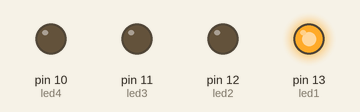
This sketch was run on a simulated Arduino Uno, built with avr-gcc and run on an emulated ATmega328P. Shown: output pins drawn as LEDs (lit = HIGH).

Above: at 0.5 s.
At 2.5 s:
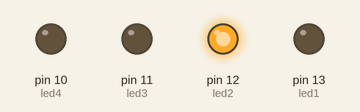
At 4.5 s:
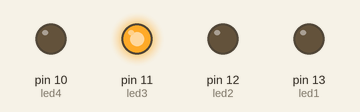
At 6.5 s:
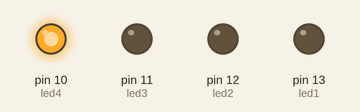
At 9.5 s:
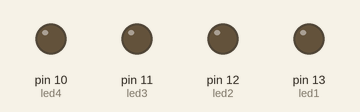
Timing chart, 0 to 10.4 s (numbered marks = the images above):
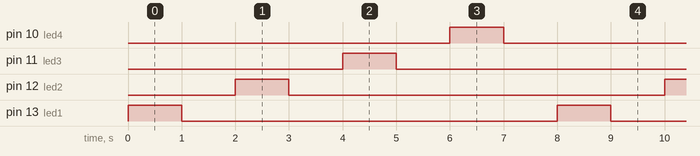

The sketch:

blikani.ino
```cpp
// 05.01.2022 Caras Matyá  IT2A
// Úkol è.2   Blikání led D13

#define led1 13
#define led2 12
#define led3 11
#define led4 10

int vybrana = led1;
void setup()
{
	pinMode(led1,OUTPUT);
	pinMode(led2,OUTPUT);
	pinMode(led3,OUTPUT);
	pinMode(led4,OUTPUT);
}
void loop()
{
	digitalWrite(vybrana, HIGH);// zapi  logickou úroveò 1 (HIGH) na pin 13
	delay(1000); // èekej 1000ms
	digitalWrite(vybrana, LOW); // zapi  logickou úroveò 0 (LOW) na pin 13
	delay(1000); // èekej 1000ms

	if(vybrana == led1){
	vybrana = led2;
	}
	else if(vybrana == led2){
	vybrana = led3;
	}
	else if(vybrana == led3){
	vybrana = led4;
	}
	else if(vybrana == led4){
	vybrana = led1;
	}
}
```

Measured:
- by itself, pin 10 (led4), pin 11 (led3), pin 12 (led2), pin 13 (led1): alternates HIGH for 1.0 s and LOW for 7.0 s
- by itself, everything shown: repeats every 8.0 s, in 8 steps
